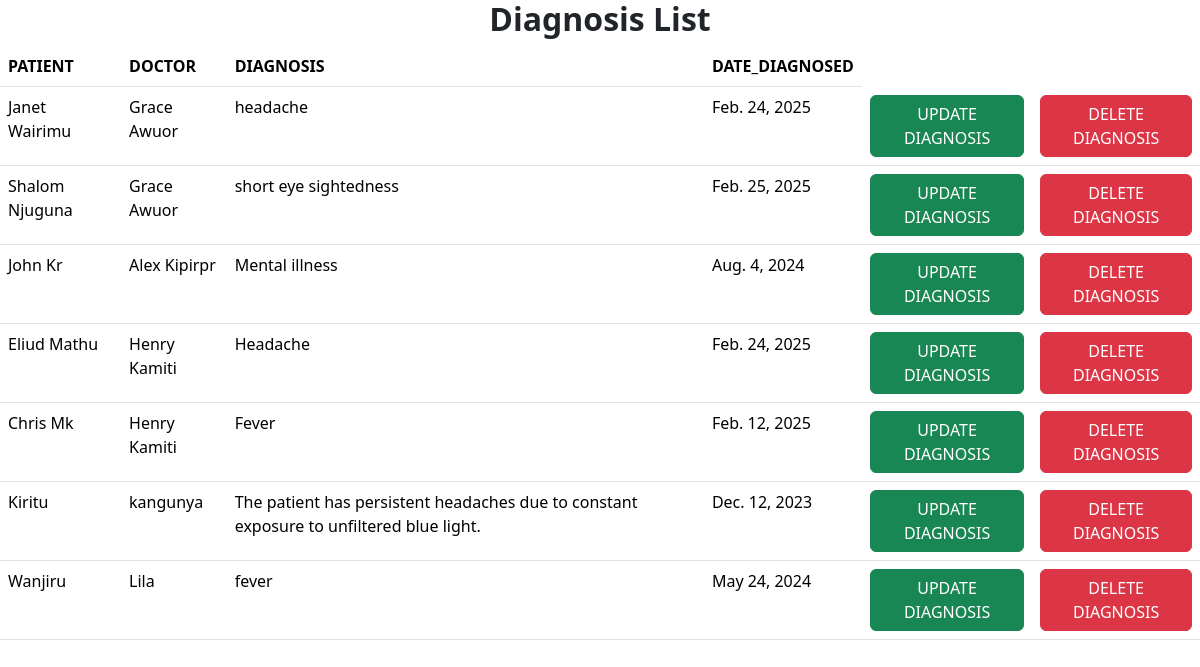
Screenshot of /patient/diagnosislist/ with the database file from the repository.
### patient/models.py (models this page shows, shortened)
class Diagnosis(models.Model):
    patient = models.CharField(max_length=20)
    doctor = models.CharField(max_length=30)
    diagnosis = models.TextField(max_length=200)
    date_diagnosed = models.DateField()

### patient/views.py (the view)
# urls.py: path('diagnosislist/', views.diagnosislist, name='diagnosislist'),
def diagnosislist(request):
    diagnosis = Diagnosis.objects.all()
    return render(request, 'diagnosislist.html',{'diagnosis':diagnosis})

### patient/templates/diagnosislist.html (shortened to what this page needs)
{% extends "base.html" %}
{% block content %}
<table class="table">
  <thead>
  <tr>
    <h2 STYLE="text-align: center"><b>Diagnosis List</b></h2>
    <th>PATIENT</th>
    <th>DOCTOR</th>
    <th>DIAGNOSIS</th>
    <th>DATE_DIAGNOSED</th>
  </tr>
  </thead>
  <tbody>
  {% for diagnosis in diagnosis %}
  <tr>
    <td>{{ diagnosis.patient }}</td>
    <td>{{ diagnosis.doctor }}</td>
    <td>{{ diagnosis.diagnosis }}</td>
    <td>{{ diagnosis.date_diagnosed }}</td>
    <td><a href="{% url 'updatediagnosis' diagnosis.id %}" class="btn btn-success" type="button">UPDATE DIAGNOSIS</a></td>
    <td><a href="{% url 'deletediagnosis' diagnosis.id %}" class="btn btn-danger" type="button" onclick="return confirm('Are you sure you want to delete')">DELETE DIAGNOSIS</a></td>
  </tr>
  {% endfor %}
  </tbody>
</table>
{% endblock %}

### rows the page displays
Diagnosis: patient "Janet Wairimu", doctor "Grace Awuor", diagnosis "headache", date_diagnosed "Feb. 24, 2025"
Diagnosis: patient "Shalom Njuguna", doctor "Grace Awuor", diagnosis "short eye sightedness", date_diagnosed "Feb. 25, 2025"
Diagnosis: patient "John Kr", doctor "Alex Kipirpr", diagnosis "Mental illness", date_diagnosed "Aug. 4, 2024"
Diagnosis: patient "Eliud Mathu", doctor "Henry Kamiti", diagnosis "Headache", date_diagnosed "Feb. 24, 2025"
Diagnosis: patient "Chris Mk", doctor "Henry Kamiti", diagnosis "Fever", date_diagnosed "Feb. 12, 2025"
Diagnosis: patient "Kiritu", doctor "kangunya", diagnosis "The patient has persistent headaches due to constant exposure to unfiltered blue light.", date_diagnosed "Dec. 12, 2023"
Diagnosis: patient "Wanjiru", doctor "Lila", diagnosis "fever", date_diagnosed "May 24, 2024"
